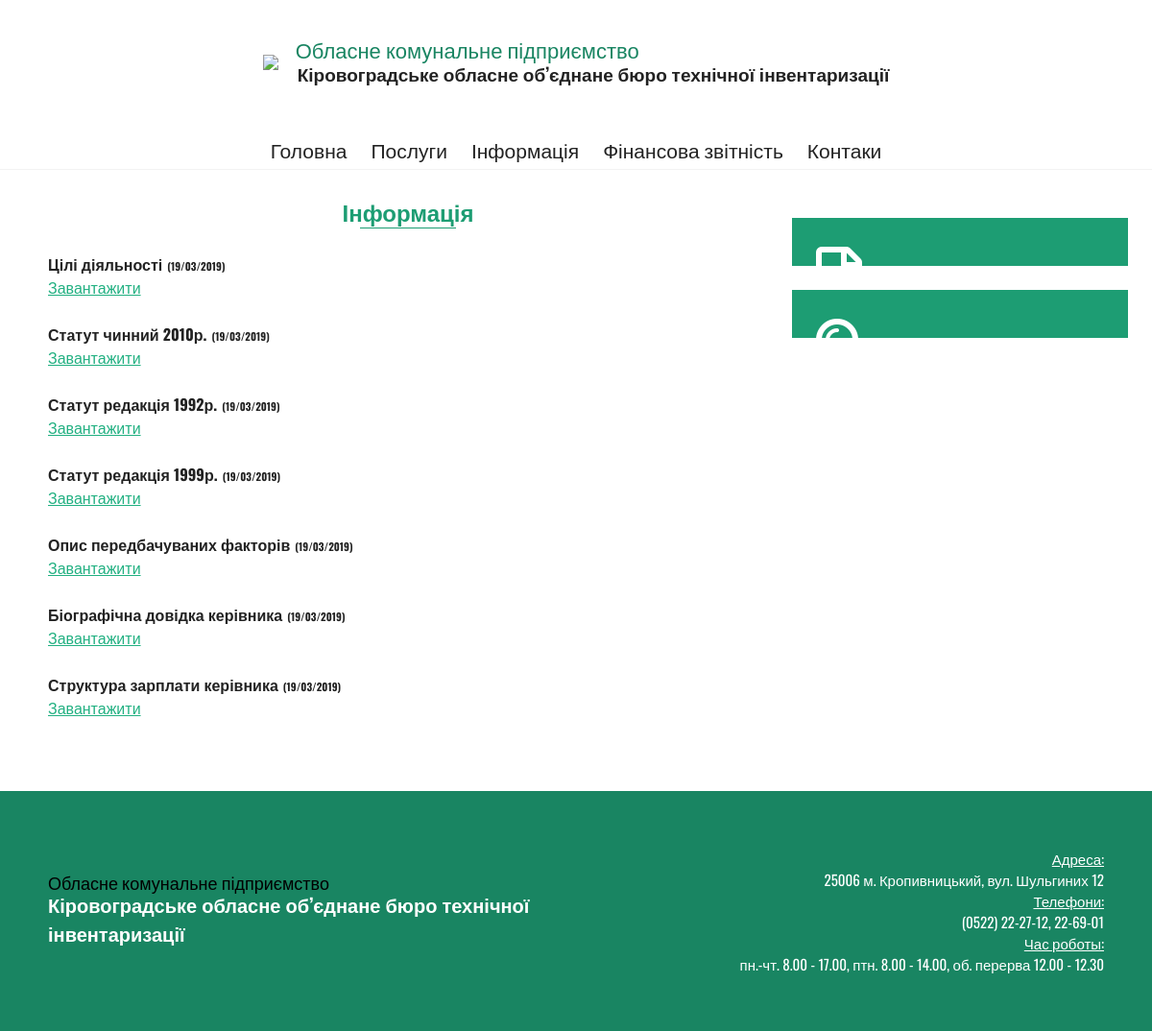
The app's page /articles/Інформація with its own data.
### tables this page shows
CREATE TABLE `articles` (
  `category` int(11) NOT NULL,
  `description` text NOT NULL,
  `ext` text NOT NULL,
  `id` int(11) NOT NULL,
  `text` text NOT NULL,
  `timestamp` timestamp NOT NULL DEFAULT CURRENT_TIMESTAMP,
  `title` text NOT NULL,
  `visible` tinyint(1) NOT NULL,
  `art_order` int(11) NOT NULL
);

### App/Controllers/ArticlesController.php (called while the page is built, shortened)
<?php
class ArticlesController extends Controller
{
    public function action_index()
    {
        if (!isset($this->route[3]) || !is_numeric($this->route[3])) {
            $this->route[3] = 0;
        }
        $this->model->setArticlesForPage(self::ARTICLES_PER_PAGE, $this->route[3]);
        $this->model->setArticleSection($this->route[2]);
        $this->view->render('Articles', 'MainTemplate', $this->model->getData());
    }
}

### App/Models/ArticlesModel.php (called while the page is built, shortened)
<?php
class ArticlesModel extends Model
{
    private $mysqlService, $section, $startArticle = 0, $articlesPerPage = 0;
    public function __construct()
    {
        $this->mysqlService = new MysqlService();
    }
    public function setArticlesForPage($articlesPerPage, $pageNumber)
    {
        $this->articlesPerPage = $articlesPerPage;
        $this->startArticle = $pageNumber * $articlesPerPage;
    }
    public function setArticleSection($section)
    {
        $this->section = urldecode($section);
    }
    public function getData()
    {
        $articles = $this->mysqlService->getArticlesWOTByCategory($this->section);
        $result = [];
        foreach ($articles as $article) {
            $result = (new Helper())->articleHandler($article, $result);
        }
        $pagesCount = intval((count($result) - 1) / $this->articlesPerPage);
        if ($this->articlesPerPage !== 0) {
            $lastArticle = $this->startArticle + $this->articlesPerPage;
            if ($lastArticle > count($result)) {
                $lastArticle = count($result);
            }
            $tmp_result = [];
            for ($i = $this->startArticle; $i < $lastArticle; $i++) {
                $tmp_result[] = $result[$i];
            }
            $result = $tmp_result;
        }
        return ['articles' => $result,
            'pagesCount' => $pagesCount,
            'category' => $this->section];
    }
}

### config/mysql.php (called while the page is built)
<?php
return [
    'db_host' => 'localhost',
    'db_port' => 3306,
    'db_name' => 'bti_test',
    'char_set' => 'utf8',
    'mysql_user' => 'root',
    'mysql_password' => '',
    'crypt_salt' => 'bti',
    'available_tables' => [
        'tables',
        'users'
    ]
];

### App/Services/MysqlConnection.php (called while the page is built, shortened)
<?php
class mysqlConnection
{
    private $pdo = null;
    public static $instance;
    private function __construct()
    {
            $config = require_once ROOT_DIR . DIRECTORY_SEPARATOR . 'config' . DIRECTORY_SEPARATOR . 'mysql.php';
            $dsn = 'mysql:host=' . $config['db_host'] .
                ';port=' . $config['db_port'] .
                ';dbname=' . $config['db_name'] .
                ';charset=' . $config['char_set'] . ';';
            $options = [
                PDO::ATTR_ERRMODE => PDO::ERRMODE_EXCEPTION,
                PDO::ATTR_DEFAULT_FETCH_MODE => PDO::FETCH_ASSOC
            ];
            try {
                $this->pdo = new PDO($dsn, $config['mysql_user'], $config['mysql_password'], $options);
            } catch (PDOException $err) {
                echo $err->getMessage();
            }
    }
    public static function instance(){
        if (self::$instance === null) {
            self::$instance = new self();
        }
        return self::$instance;
    }
    public function getConnection(){
        return $this->pdo;
    }
}

### App/Services/MysqlService.php (called while the page is built, shortened)
<?php
class MysqlService
{
    private $pdo;
    public function __construct()
    {
        $db = MysqlConnection::instance();
        $this->pdo = $db->getConnection();
    }
    public function getArticleByTitle($title)
    {
        $stmt = $this->pdo->prepare('SELECT * FROM ' . self::ARTICLE_TABLE . ' WHERE title LIKE :title ');
        $stmt->bindParam(':title', $title);
        $stmt->execute();
        return $stmt->fetch();
    }
    public function getArticlesWOTByCategory($category)
    {
        $stmt = $this->pdo->prepare('SELECT c.category, a.category as categoryId, a.description, a.ext, a.id, a.timestamp, a.title, a.description FROM '
            . self::ARTICLE_TABLE . ' a LEFT JOIN ' . self::CATEGORY_TABLE . ' c ON a.category = c.id WHERE c.category LIKE :category ORDER BY a.art_order DESC');
        $prepareCategory = $category . '%';
        $stmt->bindParam(':category', $prepareCategory);
        $stmt->execute();
        return $stmt->fetchAll();
    }
    public function getArticlesByCategories($categories, $limit)
    {
        $stmt = $this->pdo->prepare('SELECT * FROM ' . self::ARTICLE_TABLE
            . ' WHERE category IN (' . implode(',', $categories) . ') ORDER BY timestamp DESC LIMIT ' . $limit);
        $stmt->execute();
        return $stmt->fetchAll();
    }
    public function getArticlesCategoryName($category)
    {
        $stmt = $this->pdo->prepare('SELECT c.category, a.category as categoryId, a.description, a.ext, a.id, a.timestamp, a.title, a.description FROM '
            . self::ARTICLE_TABLE . ' a LEFT JOIN ' . self::CATEGORY_TABLE . ' c ON a.category = c.id WHERE c.category LIKE :category ORDER BY art_order DESC');
        $stmt->bindParam(':category', $category);
        $stmt->execute();
        return $stmt->fetchAll();
    }
}

### App/ViewHelpers/NewsHelper.php (called while the page is built, shortened)
<?php
class NewsHelper extends ViewHelper
{
    private $service;
    public function __construct()
    {
        $this->service = new MysqlService();
    }
    public function getData()
    {
        $newsCategories = [25, 29, 30];
        $response = $this->service->getArticlesByCategories($newsCategories, 5);
        $handledArticles = [];
        return $handledArticles;
    }
}

### App/ViewHelpers/ArticleContentHelper.php (called while the page is built, shortened)
<?php
class ArticleContentHelper extends ViewHelper
{
    private $service, $article;
    public function __construct($article)
    {
        $this->service = new MysqlService();
        $this->article = $article;
    }
    public function getData()
    {
        return $this->service->getArticleByTitle($this->article);
    }
}

### App/Views/ArticlesView.php (the view, shortened to what this page needs)
<div class="article-list">
    <div class="content">
        <?php
                    if (count($articles) !== 0) {
                        echo '<h3>' . $category . '</h3>';
                    }
                    echo '<div class="article-list__items">';
                    foreach ($articles as $article) {
                        echo '<div class="article-list__item">';
                        $extJson = json_decode($article['ext'], true);
                        $imgType = '';
                        if (!empty($extJson['mainImage'])) {
                            $imgArray = explode('.', $extJson['mainImage']);
                            $imgType = end($imgArray);
                        }
                        echo '<div class="article-list__item__content"><h5>' . $article['title']
                            . '<span>(' . date('d/m/Y', strtotime($article['timestamp'])) . ')</span></h5>';
                        if (empty($imgType) || in_array($imgType, IMAGE_TYPE)) {
                            echo '<p><a href="/article/' . $article['id'] . '">Детальніше</a></p>';
                        } else {
                            echo '<p><a target="_blank" href="/assets/upload/' . $extJson['mainImage'] . '">Завантажити</a></p>';
                        }
                        echo '</div>';
                        echo '</div>';
                    }
                    echo '</div>';
                    ?>
    </div>
    <div class="right-block">
                <?php
                echo (new RightBlockNewsHelper())->getData();
                echo (new RightBlockInfoHelper())->getData();
        ?>
    </div>
</div>

### App/ViewHelpers/RightBlockNewsHelper.php (shortened to what this page needs)
<?php
class RightBlockNewsHelper extends ViewHelper
{
    public function __construct()
    {
        $this->articles = (new NewsHelper([5]))->getData();
    }
    public function getData()
    {
        $result = '<div class="news-info"><i class="far fa-file-alt"></i><ul>';
        $result .= '</ul></div>';
        return $result;
    }
}

### App/ViewHelpers/RightBlockInfoHelper.php (shortened to what this page needs)
<?php
class RightBlockInfoHelper extends ViewHelper
{
    public function __construct()
    {
        $this->articles = (new NewsHelper([2]))->getData();
    }
    public function getData()
    {
        $result = '<div class="news-info"><i class="far fa-lightbulb"></i><ul>';
        $result .= '</ul></div>';
        return $result;
    }
}

### public/index.php (shortened to what this page needs)
<?php
spl_autoload_register(function ($className) {
    $filePath = ROOT_DIR . DIRECTORY_SEPARATOR . str_replace('\\', DIRECTORY_SEPARATOR, $className) . '.php';
});
$route = explode('/', preg_replace('/[?].*$/','',$_SERVER['REQUEST_URI']));
$controller = '\\App\\Controllers\\' . ucfirst($route[1]) . 'Controller';
if (class_exists($controller)) {
    $controller = new $controller($route);
    $controller->action_index();
    die();
}

### App/Core/View.php (shortened to what this page needs)
<?php
class View
{
    private function getViewPath($view)
    {
        return ROOT_DIR . DIRECTORY_SEPARATOR . 'App' . DIRECTORY_SEPARATOR . 'Views'
            . DIRECTORY_SEPARATOR . $view . 'View.php';
    }
    public function render($contentView, $templateView, $data)
    {
        $templateFile = $this->getViewPath($templateView);
        $contentFile = $this->getViewPath($contentView);
        if (file_exists($contentFile)) {
            require $contentFile;
            $layoutContent = ob_get_clean();
        }
        if (file_exists($templateFile)) {
            require $templateFile;
        }
    }
}

### App/Views/MainTemplateView.php (shortened to what this page needs)
<?php
$title = (new ArticleContentHelper('Заголовок'))->getData();
$title['text'] = strip_tags($title['text']);
?>
<!DOCTYPE html>
<html lang="en">
<head>
    <link type="text/css" rel="stylesheet" media="all and (min-device-width: 769px)" href="/style/style.css">
    <link type="text/css" rel="stylesheet" media="all and (max-device-width: 768px)" href="/style/style_mobile.css">
    <link rel="stylesheet" href="https://use.fontawesome.com/releases/v5.7.2/css/all.css"
>
</head>
<body>
<header>
    <div class="container">
        <div class="logo">
            <img src="/assets/images/Kropyvnytskyi.png">
            <a href="/">
                <h1><?php
                    echo '<p>' . $title['description'] . '</p>' . $title['text'];
                    ?>
                </h1>
            </a>
        </div>
        <nav>
            <ul>
                <?php
                echo (new HeaderMenuHelper('Головне меню'))->getData();
                ?>
            </ul>
        </nav>
    </div>
</header>
<div class="horizontal-line">
</div>
<main>
    <?php
    echo $layoutContent;
    ?>
</main>
<footer>
    <div class="container">
        <div class="title">
            <h3><?php
                echo '<p>' . $title['description'] . '</p>' . $title['text'];
                ?>
            </h3>
        </div>
        <div class="content">
            <?php
            echo ((new ArticleContentHelper('footer'))->getData())['text'];
            ?>
        </div>
    </div>
</footer>
</body>
</html>

### App/ViewHelpers/HeaderMenuHelper.php (shortened to what this page needs)
<?php
class HeaderMenuHelper extends ViewHelper
{
    private $section, $service;
    public function __construct($section)
    {
        $this->section = $section;
        $this->service = new MysqlService();
    }
    public function getData()
    {
        $articles = $this->service->getArticlesCategoryName($this->section);
        $result = '';
        foreach ($articles as $value) {
            $ext = json_decode($value['ext'], true);;
            $link = '/article/' . $value['id'];
            if (isset($ext['LinkToArticle'])) {
                $link = '/article/' . $ext['LinkToArticle'];
            }
            if (isset($ext['categoryLink'])) {
                $link = '/articles/' . $ext['categoryLink'];
            }
            if (isset($ext['externalLink'])) {
                $link = $ext['externalLink'];
            }
            $result = $result . "\n" .
                '<li><a href="' . $link . '">' . $value['title'] . '</a></li>';
        }
        return $result;
    }
}

### public/style/style.css (style rules this page uses)
body { margin: 0; font-family: 'Oswald', sans-serif; min-height: 100vh; padding: 0; display: flex; flex-direction: column; }
* { box-sizing: border-box; position: relative; }
header { display: flex; justify-content: center; }
@media only screen and (max-width: 1210px) { header .container { flex-direction: column; } }
@media only screen and (max-width: 1210px) { header .container .logo { margin-bottom: 10px; } }
@media only screen and (max-width: 1210px) { header .container nav { margin-bottom: 5px; } }
@media only screen and (max-width: 1210px) { header .container nav ul li a { font-size: 21px; } }
.container { padding: 0 25px; height: 100%; width: 100%; max-width: 1200px; display: flex; justify-content: space-between; align-items: center; }
.container .logo { height: 130px; display: flex; align-items: center; }
.container a { text-decoration: none; }
.container h1 { color: #222222; top: -5px; font-weight: bold; margin: 0 0 0 20px; padding: 0; font-size: 19px; }
.container h1 p { top: 5px; color: #198562; font-weight: normal; left: -2px; margin: 0; padding: 0; font-size: 22px; }
.container nav { flex-grow: 1; }
.container nav ul { display: flex; justify-content: flex-end; list-style-type: none; padding: 0; margin: 0; }
.container nav ul li:first-child a { margin: 0; }
.container nav ul li a { color: #222222; padding: 0; margin: 0 0 0 25px; text-decoration: none; }
.horizontal-line { height: 1px; width: 100%; background: #f2f2f2; }
.news-info { width: 100%; margin-top: 25px; padding: 25px; background-color: #1d9d73; color: white; }
.news-info i { position: absolute; font-size: 64px; top: 30px; }
main { flex-grow: 1; width: 100%; display: flex; flex-direction: column; align-items: center; }
main h3 { color: #1d9d73; margin: 0 0 25px 0; padding: 0; text-align: center; font-size: 24px; }
main h3:after { content: ''; height: 1px; width: 100px; background-color: #1d9d73; position: absolute; bottom: 0; left: 50%; margin-left: -50px; }
main .article-list { padding: 25px; max-width: 1200px; width: 100%; display: flex; }
main .article-list .right-block { width: 350px; }
main .article-list .content { flex-grow: 1; }
main .article-list__items { width: 100%; display: flex; flex-direction: column; justify-content: flex-start; }
main .article-list__item { display: flex; margin-bottom: 25px; }
main .article-list__item__content { height: 100%; margin-left: 25px; display: flex; flex-direction: column; justify-content: space-between; color: #222222; }
main .article-list__item__content h5 { font-size: 16px; margin: 0; padding: 0; color: #222222; display: inline-block; }
main .article-list__item__content h5 span { margin-left: 5px; font-size: 11px; }
main .article-list__item__content p { margin: 0; padding: 0; }
main .article-list__item__content p a { color: #21b081; }
footer { width: 100%; height: 250px; background-color: #198562; display: flex; justify-content: center; margin-top: 25px; }
footer .container { max-width: 1200px; width: 100%; display: flex; justify-content: space-between; align-items: center; }
footer .container div { padding: 0 25px; width: 50%; }
footer .container .title h3 { color: white; font-size: 20px; top: -5px; margin: 0; padding: 0; }
footer .container .title h3 p { top: 5px; font-size: 18px; font-weight: normal; margin: 0; padding: 0; color: black; }
footer .container .content { font-size: 15px; color: white; text-align: right; }

### records on screen
articles: description "Обласне комунальне підприємство"
articles: title "Головна"
articles: title "Послуги"
articles: title "Інформація"
articles: title "Фінансова звітність"
articles: title "Контаки"
articles: title "Цілі діяльності", timestamp "19/03/2019"
articles: title "Статут чинний 2010р.", timestamp "19/03/2019"
articles: title "Статут редакція 1992р.", timestamp "19/03/2019"
articles: title "Статут редакція 1999р.", timestamp "19/03/2019"
articles: title "Опис передбачуваних факторів", timestamp "19/03/2019"
articles: title "Біографічна довідка керівника", timestamp "19/03/2019"
articles: title "Структура зарплати керівника", timestamp "19/03/2019"
articles: text "Адреса: 25006 м. Кропивницький, вул. Шульгиних 12 Телефони: (0522) 22-27-12, 22-69-01 Час роботы: пн.-чт. 8.00 - 17.00, птн. 8.00 - 14.00, об. перерва 12.00 - 12.30"

### other values on screen
$title['text'] "Кіровоградське обласне об’єднане бюро технічної інвентаризації"
$category "Інформація"
